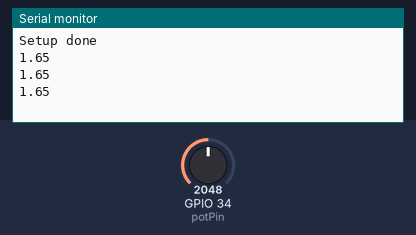
Recording of a sketch running on a simulated ESP32. Parts: the last lines printed to the serial monitor. The test bench sets the inputs (shaded band); at power-on: GPIO 34 (potPin) = 2048.

Above: at 2.2 s.
2.3 s: GPIO 34 (potPin) set to 2866
At 2.9 s:
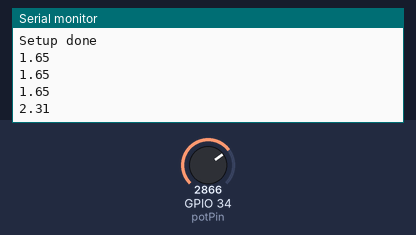
3.8 s: GPIO 34 (potPin) set to 3603
At 4.4 s:
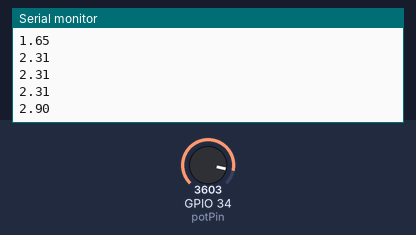
Timing chart, 0 to 6.8 s (numbered marks = the images above; inputs shaded):
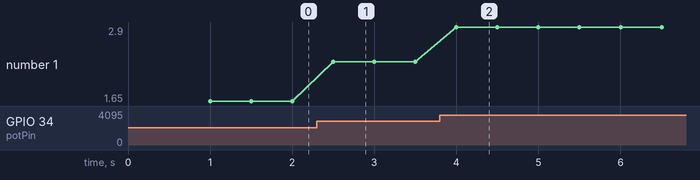

The sketch:

2_Atividade_3_2.ino
```cpp
// Potentiometer is connected to GPIO 34 (Analog ADC1_CH6)
const int potPin = 34;

// variable for storing the potentiometer value
int potValue = 0;

void setup() {
  Serial.begin(115200);
  Serial.println("Setup done");
  delay(1000);
}

void loop() {
  // Reading potentiometer value
  potValue = analogRead(potPin);
  Serial.println(regraTres(potValue));
  delay(500);
}


float regraTres(int numero) {
  return (numero * 3.3) / 4095;
}
```

Measured:
- after the input at 2.3 s, the serial monitor: prints a new line after 0.20 s (image 1)
- after the input at 3.8 s, the serial monitor: prints a new line after 0.20 s (image 2)
- plotted number 1: 1.65 → 2.31 after the input at 2.3 s, 2.31 → 2.9 after the input at 3.8 s
